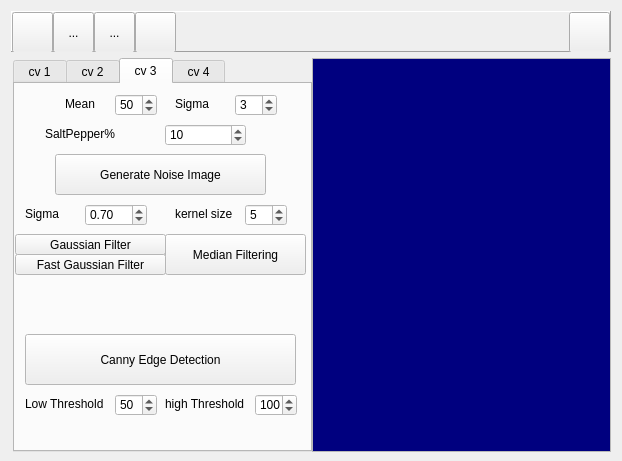
<?xml version="1.0" encoding="UTF-8"?>
<ui version="4.0">
 <class>MainFrame</class>
 <widget class="QDialog" name="MainFrame">
  <property name="geometry">
   <rect>
    <x>0</x>
    <y>0</y>
    <width>622</width>
    <height>461</height>
   </rect>
  </property>
  <property name="sizePolicy">
   <sizepolicy hsizetype="Preferred" vsizetype="Minimum">
    <horstretch>0</horstretch>
    <verstretch>0</verstretch>
   </sizepolicy>
  </property>
  <property name="minimumSize">
   <size>
    <width>0</width>
    <height>461</height>
   </size>
  </property>
  <property name="windowTitle">
   <string>Homeworks</string>
  </property>
  <property name="modal">
   <bool>false</bool>
  </property>
  <layout class="QVBoxLayout" name="verticalLayout">
   <item>
    <widget class="QFrame" name="frame">
     <property name="sizePolicy">
      <sizepolicy hsizetype="Preferred" vsizetype="Fixed">
       <horstretch>0</horstretch>
       <verstretch>0</verstretch>
      </sizepolicy>
     </property>
     <property name="minimumSize">
      <size>
       <width>0</width>
       <height>41</height>
      </size>
     </property>
     <property name="maximumSize">
      <size>
       <width>16777215</width>
       <height>41</height>
      </size>
     </property>
     <property name="frameShape">
      <enum>QFrame::Panel</enum>
     </property>
     <property name="frameShadow">
      <enum>QFrame::Raised</enum>
     </property>
     <layout class="QHBoxLayout" name="horizontalLayout_3">
      <property name="spacing">
       <number>0</number>
      </property>
      <property name="leftMargin">
       <number>0</number>
      </property>
      <property name="topMargin">
       <number>0</number>
      </property>
      <property name="rightMargin">
       <number>0</number>
      </property>
      <property name="bottomMargin">
       <number>0</number>
      </property>
      <item>
       <widget class="QToolButton" name="buttonOpen">
        <property name="enabled">
         <bool>true</bool>
        </property>
        <property name="sizePolicy">
         <sizepolicy hsizetype="Minimum" vsizetype="Minimum">
          <horstretch>0</horstretch>
          <verstretch>0</verstretch>
         </sizepolicy>
        </property>
        <property name="minimumSize">
         <size>
          <width>41</width>
          <height>41</height>
         </size>
        </property>
        <property name="maximumSize">
         <size>
          <width>41</width>
          <height>41</height>
         </size>
        </property>
        <property name="toolTip">
         <string>open an image file</string>
        </property>
        <property name="layoutDirection">
         <enum>Qt::LeftToRight</enum>
        </property>
        <property name="autoFillBackground">
         <bool>false</bool>
        </property>
        <property name="text">
         <string/>
        </property>
        <property name="icon">
         <iconset resource="images/mainframe.qrc">
          <normaloff>:/open.png</normaloff>:/open.png</iconset>
        </property>
        <property name="iconSize">
         <size>
          <width>41</width>
          <height>41</height>
         </size>
        </property>
        <property name="checkable">
         <bool>false</bool>
        </property>
        <property name="autoRepeat">
         <bool>false</bool>
        </property>
        <property name="autoExclusive">
         <bool>false</bool>
        </property>
        <property name="popupMode">
         <enum>QToolButton::DelayedPopup</enum>
        </property>
        <property name="toolButtonStyle">
         <enum>Qt::ToolButtonIconOnly</enum>
        </property>
        <property name="autoRaise">
         <bool>false</bool>
        </property>
       </widget>
      </item>
      <item>
       <widget class="QToolButton" name="toolButton_2">
        <property name="sizePolicy">
         <sizepolicy hsizetype="Minimum" vsizetype="Minimum">
          <horstretch>0</horstretch>
          <verstretch>0</verstretch>
         </sizepolicy>
        </property>
        <property name="minimumSize">
         <size>
          <width>41</width>
          <height>41</height>
         </size>
        </property>
        <property name="maximumSize">
         <size>
          <width>41</width>
          <height>41</height>
         </size>
        </property>
        <property name="text">
         <string>...</string>
        </property>
       </widget>
      </item>
      <item>
       <widget class="QToolButton" name="toolButton_3">
        <property name="sizePolicy">
         <sizepolicy hsizetype="Minimum" vsizetype="Minimum">
          <horstretch>0</horstretch>
          <verstretch>0</verstretch>
         </sizepolicy>
        </property>
        <property name="minimumSize">
         <size>
          <width>41</width>
          <height>41</height>
         </size>
        </property>
        <property name="maximumSize">
         <size>
          <width>41</width>
          <height>41</height>
         </size>
        </property>
        <property name="text">
         <string>...</string>
        </property>
       </widget>
      </item>
      <item>
       <widget class="QToolButton" name="buttonDeleteContents">
        <property name="sizePolicy">
         <sizepolicy hsizetype="Minimum" vsizetype="Minimum">
          <horstretch>0</horstretch>
          <verstretch>0</verstretch>
         </sizepolicy>
        </property>
        <property name="minimumSize">
         <size>
          <width>41</width>
          <height>41</height>
         </size>
        </property>
        <property name="maximumSize">
         <size>
          <width>41</width>
          <height>41</height>
         </size>
        </property>
        <property name="toolTip">
         <string>close all forms</string>
        </property>
        <property name="autoFillBackground">
         <bool>false</bool>
        </property>
        <property name="text">
         <string/>
        </property>
        <property name="icon">
         <iconset resource="images/mainframe.qrc">
          <normaloff>:/1-21.png</normaloff>:/1-21.png</iconset>
        </property>
        <property name="iconSize">
         <size>
          <width>41</width>
          <height>41</height>
         </size>
        </property>
       </widget>
      </item>
      <item>
       <spacer name="horizontalSpacer">
        <property name="orientation">
         <enum>Qt::Horizontal</enum>
        </property>
        <property name="sizeHint" stdset="0">
         <size>
          <width>40</width>
          <height>20</height>
         </size>
        </property>
       </spacer>
      </item>
      <item>
       <widget class="QToolButton" name="buttonShowList">
        <property name="sizePolicy">
         <sizepolicy hsizetype="Minimum" vsizetype="Minimum">
          <horstretch>0</horstretch>
          <verstretch>0</verstretch>
         </sizepolicy>
        </property>
        <property name="minimumSize">
         <size>
          <width>41</width>
          <height>41</height>
         </size>
        </property>
        <property name="maximumSize">
         <size>
          <width>41</width>
          <height>41</height>
         </size>
        </property>
        <property name="toolTip">
         <string>show the list view</string>
        </property>
        <property name="text">
         <string/>
        </property>
        <property name="icon">
         <iconset resource="images/mainframe.qrc">
          <normaloff>:/2-3.png</normaloff>:/2-3.png</iconset>
        </property>
        <property name="iconSize">
         <size>
          <width>82</width>
          <height>41</height>
         </size>
        </property>
       </widget>
      </item>
     </layout>
    </widget>
   </item>
   <item>
    <layout class="QHBoxLayout" name="horizontalLayout">
     <property name="spacing">
      <number>0</number>
     </property>
     <property name="leftMargin">
      <number>2</number>
     </property>
     <item>
      <widget class="QTabWidget" name="tabWidget">
       <property name="sizePolicy">
        <sizepolicy hsizetype="Fixed" vsizetype="Expanding">
         <horstretch>0</horstretch>
         <verstretch>0</verstretch>
        </sizepolicy>
       </property>
       <property name="minimumSize">
        <size>
         <width>299</width>
         <height>394</height>
        </size>
       </property>
       <property name="palette">
        <palette>
         <active>
          <colorrole role="Light">
           <brush brushstyle="SolidPattern">
            <color alpha="255">
             <red>255</red>
             <green>255</green>
             <blue>255</blue>
            </color>
           </brush>
          </colorrole>
          <colorrole role="Base">
           <brush brushstyle="SolidPattern">
            <color alpha="255">
             <red>255</red>
             <green>255</green>
             <blue>255</blue>
            </color>
           </brush>
          </colorrole>
          <colorrole role="Window">
           <brush brushstyle="SolidPattern">
            <color alpha="255">
             <red>255</red>
             <green>255</green>
             <blue>255</blue>
            </color>
           </brush>
          </colorrole>
          <colorrole role="NoRole">
           <brush brushstyle="SolidPattern">
            <color alpha="255">
             <red>255</red>
             <green>85</green>
             <blue>0</blue>
            </color>
           </brush>
          </colorrole>
         </active>
         <inactive>
          <colorrole role="Light">
           <brush brushstyle="SolidPattern">
            <color alpha="255">
             <red>255</red>
             <green>255</green>
             <blue>255</blue>
            </color>
           </brush>
          </colorrole>
          <colorrole role="Base">
           <brush brushstyle="SolidPattern">
            <color alpha="255">
             <red>255</red>
             <green>255</green>
             <blue>255</blue>
            </color>
           </brush>
          </colorrole>
          <colorrole role="Window">
           <brush brushstyle="SolidPattern">
            <color alpha="255">
             <red>255</red>
             <green>255</green>
             <blue>255</blue>
            </color>
           </brush>
          </colorrole>
          <colorrole role="NoRole">
           <brush brushstyle="SolidPattern">
            <color alpha="255">
             <red>255</red>
             <green>85</green>
             <blue>0</blue>
            </color>
           </brush>
          </colorrole>
         </inactive>
         <disabled>
          <colorrole role="Light">
           <brush brushstyle="SolidPattern">
            <color alpha="255">
             <red>255</red>
             <green>255</green>
             <blue>255</blue>
            </color>
           </brush>
          </colorrole>
          <colorrole role="Base">
           <brush brushstyle="SolidPattern">
            <color alpha="255">
             <red>255</red>
             <green>255</green>
             <blue>255</blue>
            </color>
           </brush>
          </colorrole>
          <colorrole role="Window">
           <brush brushstyle="SolidPattern">
            <color alpha="255">
             <red>255</red>
             <green>255</green>
             <blue>255</blue>
            </color>
           </brush>
          </colorrole>
          <colorrole role="NoRole">
           <brush brushstyle="SolidPattern">
            <color alpha="255">
             <red>255</red>
             <green>85</green>
             <blue>0</blue>
            </color>
           </brush>
          </colorrole>
         </disabled>
        </palette>
       </property>
       <property name="cursor">
        <cursorShape>ArrowCursor</cursorShape>
       </property>
       <property name="autoFillBackground">
        <bool>false</bool>
       </property>
       <property name="tabPosition">
        <enum>QTabWidget::North</enum>
       </property>
       <property name="tabShape">
        <enum>QTabWidget::Rounded</enum>
       </property>
       <property name="currentIndex">
        <number>2</number>
       </property>
       <property name="iconSize">
        <size>
         <width>31</width>
         <height>31</height>
        </size>
       </property>
       <property name="elideMode">
        <enum>Qt::ElideMiddle</enum>
       </property>
       <widget class="QWidget" name="tab_2">
        <attribute name="title">
         <string> cv 1 </string>
        </attribute>
        <widget class="QLabel" name="label_5">
         <property name="geometry">
          <rect>
           <x>50</x>
           <y>90</y>
           <width>31</width>
           <height>16</height>
          </rect>
         </property>
         <property name="text">
          <string>Hue</string>
         </property>
        </widget>
        <widget class="QSpinBox" name="spinHue">
         <property name="geometry">
          <rect>
           <x>75</x>
           <y>87</y>
           <width>61</width>
           <height>22</height>
          </rect>
         </property>
         <property name="alignment">
          <set>Qt::AlignCenter</set>
         </property>
         <property name="maximum">
          <number>360</number>
         </property>
         <property name="singleStep">
          <number>20</number>
         </property>
         <property name="value">
          <number>250</number>
         </property>
        </widget>
        <widget class="QLabel" name="label_6">
         <property name="geometry">
          <rect>
           <x>150</x>
           <y>90</y>
           <width>31</width>
           <height>16</height>
          </rect>
         </property>
         <property name="text">
          <string>Sat.</string>
         </property>
        </widget>
        <widget class="QDoubleSpinBox" name="spinSaturation">
         <property name="geometry">
          <rect>
           <x>173</x>
           <y>87</y>
           <width>62</width>
           <height>22</height>
          </rect>
         </property>
         <property name="alignment">
          <set>Qt::AlignCenter</set>
         </property>
         <property name="maximum">
          <double>1.000000000000000</double>
         </property>
         <property name="singleStep">
          <double>0.100000000000000</double>
         </property>
         <property name="value">
          <double>0.300000000000000</double>
         </property>
        </widget>
        <widget class="QPushButton" name="buttonSepiaTone">
         <property name="geometry">
          <rect>
           <x>40</x>
           <y>37</y>
           <width>201</width>
           <height>41</height>
          </rect>
         </property>
         <property name="autoFillBackground">
          <bool>false</bool>
         </property>
         <property name="text">
          <string>Sepia Tone</string>
         </property>
         <property name="iconSize">
          <size>
           <width>41</width>
           <height>41</height>
          </size>
         </property>
         <property name="checkable">
          <bool>false</bool>
         </property>
         <property name="autoRepeat">
          <bool>false</bool>
         </property>
         <property name="autoExclusive">
          <bool>false</bool>
         </property>
         <property name="autoDefault">
          <bool>true</bool>
         </property>
         <property name="flat">
          <bool>false</bool>
         </property>
        </widget>
        <widget class="QLabel" name="label_FromMax">
         <property name="geometry">
          <rect>
           <x>140</x>
           <y>240</y>
           <width>61</width>
           <height>20</height>
          </rect>
         </property>
         <property name="text">
          <string>FromMax</string>
         </property>
        </widget>
        <widget class="QLabel" name="label_FromMin">
         <property name="geometry">
          <rect>
           <x>10</x>
           <y>240</y>
           <width>61</width>
           <height>20</height>
          </rect>
         </property>
         <property name="text">
          <string>FromMin</string>
         </property>
        </widget>
        <widget class="QSpinBox" name="spinFromMin">
         <property name="geometry">
          <rect>
           <x>70</x>
           <y>240</y>
           <width>61</width>
           <height>22</height>
          </rect>
         </property>
         <property name="alignment">
          <set>Qt::AlignCenter</set>
         </property>
         <property name="maximum">
          <number>255</number>
         </property>
         <property name="singleStep">
          <number>10</number>
         </property>
         <property name="value">
          <number>100</number>
         </property>
        </widget>
        <widget class="QPushButton" name="buttonContrast">
         <property name="geometry">
          <rect>
           <x>40</x>
           <y>180</y>
           <width>201</width>
           <height>41</height>
          </rect>
         </property>
         <property name="autoFillBackground">
          <bool>false</bool>
         </property>
         <property name="text">
          <string>Luminance Contrast</string>
         </property>
         <property name="iconSize">
          <size>
           <width>41</width>
           <height>41</height>
          </size>
         </property>
         <property name="checkable">
          <bool>false</bool>
         </property>
         <property name="autoRepeat">
          <bool>false</bool>
         </property>
         <property name="autoExclusive">
          <bool>false</bool>
         </property>
         <property name="autoDefault">
          <bool>true</bool>
         </property>
         <property name="flat">
          <bool>false</bool>
         </property>
        </widget>
        <widget class="QSpinBox" name="spinFromMax">
         <property name="geometry">
          <rect>
           <x>200</x>
           <y>240</y>
           <width>61</width>
           <height>22</height>
          </rect>
         </property>
         <property name="alignment">
          <set>Qt::AlignCenter</set>
         </property>
         <property name="maximum">
          <number>255</number>
         </property>
         <property name="singleStep">
          <number>10</number>
         </property>
         <property name="value">
          <number>200</number>
         </property>
        </widget>
        <widget class="QSpinBox" name="spinToMin">
         <property name="geometry">
          <rect>
           <x>70</x>
           <y>280</y>
           <width>61</width>
           <height>22</height>
          </rect>
         </property>
         <property name="alignment">
          <set>Qt::AlignCenter</set>
         </property>
         <property name="maximum">
          <number>255</number>
         </property>
         <property name="singleStep">
          <number>10</number>
         </property>
         <property name="value">
          <number>0</number>
         </property>
        </widget>
        <widget class="QLabel" name="label_ToMin">
         <property name="geometry">
          <rect>
           <x>20</x>
           <y>280</y>
           <width>51</width>
           <height>20</height>
          </rect>
         </property>
         <property name="text">
          <string>ToMin</string>
         </property>
        </widget>
        <widget class="QLabel" name="label_ToMax">
         <property name="geometry">
          <rect>
           <x>140</x>
           <y>280</y>
           <width>51</width>
           <height>20</height>
          </rect>
         </property>
         <property name="text">
          <string>ToMax</string>
         </property>
        </widget>
        <widget class="QSpinBox" name="spinToMax">
         <property name="geometry">
          <rect>
           <x>200</x>
           <y>280</y>
           <width>61</width>
           <height>22</height>
          </rect>
         </property>
         <property name="alignment">
          <set>Qt::AlignCenter</set>
         </property>
         <property name="maximum">
          <number>255</number>
         </property>
         <property name="singleStep">
          <number>10</number>
         </property>
         <property name="value">
          <number>255</number>
         </property>
        </widget>
       </widget>
       <widget class="QWidget" name="tab_3">
        <attribute name="title">
         <string> cv 2 </string>
        </attribute>
        <widget class="QPushButton" name="buttonOtsuBetween">
         <property name="geometry">
          <rect>
           <x>30</x>
           <y>40</y>
           <width>231</width>
           <height>41</height>
          </rect>
         </property>
         <property name="text">
          <string>Otsu Thresholding</string>
         </property>
        </widget>
        <widget class="QPushButton" name="buttonLabeling">
         <property name="geometry">
          <rect>
           <x>30</x>
           <y>90</y>
           <width>231</width>
           <height>41</height>
          </rect>
         </property>
         <property name="text">
          <string>Otsu Thresholding + Labeling</string>
         </property>
        </widget>
        <widget class="QPushButton" name="buttonHistoEqualization">
         <property name="geometry">
          <rect>
           <x>30</x>
           <y>220</y>
           <width>231</width>
           <height>41</height>
          </rect>
         </property>
         <property name="text">
          <string>Histogram Equalization</string>
         </property>
        </widget>
        <widget class="QPushButton" name="buttonHistoMatching">
         <property name="geometry">
          <rect>
           <x>30</x>
           <y>270</y>
           <width>231</width>
           <height>41</height>
          </rect>
         </property>
         <property name="text">
          <string>Histogram Matching</string>
         </property>
        </widget>
       </widget>
       <widget class="QWidget" name="tab_4">
        <attribute name="title">
         <string> cv 3 </string>
        </attribute>
        <widget class="QPushButton" name="buttonGenerateNoise">
         <property name="geometry">
          <rect>
           <x>40</x>
           <y>70</y>
           <width>211</width>
           <height>41</height>
          </rect>
         </property>
         <property name="text">
          <string>Generate Noise Image</string>
         </property>
        </widget>
        <widget class="QPushButton" name="buttonGaussianFilter">
         <property name="geometry">
          <rect>
           <x>0</x>
           <y>150</y>
           <width>151</width>
           <height>21</height>
          </rect>
         </property>
         <property name="text">
          <string>Gaussian Filter</string>
         </property>
        </widget>
        <widget class="QPushButton" name="buttonMedianFilter">
         <property name="geometry">
          <rect>
           <x>150</x>
           <y>150</y>
           <width>141</width>
           <height>41</height>
          </rect>
         </property>
         <property name="text">
          <string>Median Filtering</string>
         </property>
        </widget>
        <widget class="QSpinBox" name="spinSigma">
         <property name="geometry">
          <rect>
           <x>220</x>
           <y>10</y>
           <width>42</width>
           <height>22</height>
          </rect>
         </property>
         <property name="minimum">
          <number>1</number>
         </property>
         <property name="maximum">
          <number>10</number>
         </property>
         <property name="value">
          <number>3</number>
         </property>
        </widget>
        <widget class="QLabel" name="label_Sigma">
         <property name="geometry">
          <rect>
           <x>160</x>
           <y>10</y>
           <width>51</width>
           <height>20</height>
          </rect>
         </property>
         <property name="text">
          <string>Sigma</string>
         </property>
        </widget>
        <widget class="QLabel" name="label_Mean">
         <property name="geometry">
          <rect>
           <x>50</x>
           <y>10</y>
           <width>51</width>
           <height>20</height>
          </rect>
         </property>
         <property name="text">
          <string>Mean</string>
         </property>
        </widget>
        <widget class="QSpinBox" name="spinMean">
         <property name="geometry">
          <rect>
           <x>100</x>
           <y>10</y>
           <width>42</width>
           <height>22</height>
          </rect>
         </property>
         <property name="minimum">
          <number>0</number>
         </property>
         <property name="maximum">
          <number>255</number>
         </property>
         <property name="value">
          <number>50</number>
         </property>
        </widget>
        <widget class="QLabel" name="label_SaltPepperPercent">
         <property name="geometry">
          <rect>
           <x>30</x>
           <y>40</y>
           <width>101</width>
           <height>20</height>
          </rect>
         </property>
         <property name="text">
          <string>SaltPepper%</string>
         </property>
        </widget>
        <widget class="QSpinBox" name="spinPercent">
         <property name="geometry">
          <rect>
           <x>150</x>
           <y>40</y>
           <width>81</width>
           <height>22</height>
          </rect>
         </property>
         <property name="minimum">
          <number>0</number>
         </property>
         <property name="maximum">
          <number>100</number>
         </property>
         <property name="singleStep">
          <number>10</number>
         </property>
         <property name="value">
          <number>10</number>
         </property>
        </widget>
        <widget class="QLabel" name="label_kernelsize">
         <property name="geometry">
          <rect>
           <x>160</x>
           <y>120</y>
           <width>61</width>
           <height>20</height>
          </rect>
         </property>
         <property name="text">
          <string>kernel size</string>
         </property>
        </widget>
        <widget class="QSpinBox" name="spinKernelSize">
         <property name="geometry">
          <rect>
           <x>230</x>
           <y>120</y>
           <width>42</width>
           <height>22</height>
          </rect>
         </property>
         <property name="minimum">
          <number>3</number>
         </property>
         <property name="maximum">
          <number>7</number>
         </property>
         <property name="singleStep">
          <number>2</number>
         </property>
         <property name="value">
          <number>5</number>
         </property>
        </widget>
        <widget class="QLabel" name="label_GaussianFIlterSigma">
         <property name="geometry">
          <rect>
           <x>10</x>
           <y>120</y>
           <width>41</width>
           <height>20</height>
          </rect>
         </property>
         <property name="text">
          <string>Sigma</string>
         </property>
        </widget>
        <widget class="QDoubleSpinBox" name="spinGaussianFIlterSigma">
         <property name="geometry">
          <rect>
           <x>70</x>
           <y>120</y>
           <width>62</width>
           <height>22</height>
          </rect>
         </property>
         <property name="minimum">
          <double>0.100000000000000</double>
         </property>
         <property name="maximum">
          <double>5.000000000000000</double>
         </property>
         <property name="singleStep">
          <double>0.100000000000000</double>
         </property>
         <property name="value">
          <double>0.700000000000000</double>
         </property>
        </widget>
        <widget class="QPushButton" name="buttonFastGaussianFilter">
         <property name="geometry">
          <rect>
           <x>0</x>
           <y>170</y>
           <width>151</width>
           <height>21</height>
          </rect>
         </property>
         <property name="text">
          <string>Fast Gaussian Filter</string>
         </property>
        </widget>
        <widget class="QPushButton" name="buttonCanny">
         <property name="geometry">
          <rect>
           <x>10</x>
           <y>250</y>
           <width>271</width>
           <height>51</height>
          </rect>
         </property>
         <property name="text">
          <string>Canny Edge Detection</string>
         </property>
        </widget>
        <widget class="QLabel" name="label_LowThreshold">
         <property name="geometry">
          <rect>
           <x>10</x>
           <y>310</y>
           <width>91</width>
           <height>20</height>
          </rect>
         </property>
         <property name="text">
          <string>Low Threshold</string>
         </property>
        </widget>
        <widget class="QSpinBox" name="spinLowThreshold">
         <property name="geometry">
          <rect>
           <x>100</x>
           <y>310</y>
           <width>42</width>
           <height>22</height>
          </rect>
         </property>
         <property name="minimum">
          <number>0</number>
         </property>
         <property name="maximum">
          <number>255</number>
         </property>
         <property name="value">
          <number>50</number>
         </property>
        </widget>
        <widget class="QLabel" name="label_HighThreshold">
         <property name="geometry">
          <rect>
           <x>150</x>
           <y>310</y>
           <width>91</width>
           <height>20</height>
          </rect>
         </property>
         <property name="text">
          <string>high Threshold</string>
         </property>
        </widget>
        <widget class="QSpinBox" name="spinHighThreshold">
         <property name="geometry">
          <rect>
           <x>240</x>
           <y>310</y>
           <width>42</width>
           <height>22</height>
          </rect>
         </property>
         <property name="minimum">
          <number>0</number>
         </property>
         <property name="maximum">
          <number>255</number>
         </property>
         <property name="value">
          <number>100</number>
         </property>
        </widget>
       </widget>
       <widget class="QWidget" name="tab">
        <attribute name="title">
         <string> cv 4 </string>
        </attribute>
       </widget>
      </widget>
     </item>
     <item>
      <widget class="QListWidget" name="listWidget">
       <property name="sizePolicy">
        <sizepolicy hsizetype="Ignored" vsizetype="Minimum">
         <horstretch>0</horstretch>
         <verstretch>0</verstretch>
        </sizepolicy>
       </property>
       <property name="minimumSize">
        <size>
         <width>0</width>
         <height>394</height>
        </size>
       </property>
       <property name="palette">
        <palette>
         <active>
          <colorrole role="WindowText">
           <brush brushstyle="SolidPattern">
            <color alpha="255">
             <red>255</red>
             <green>255</green>
             <blue>0</blue>
            </color>
           </brush>
          </colorrole>
          <colorrole role="Text">
           <brush brushstyle="SolidPattern">
            <color alpha="255">
             <red>255</red>
             <green>255</green>
             <blue>255</blue>
            </color>
           </brush>
          </colorrole>
          <colorrole role="Base">
           <brush brushstyle="SolidPattern">
            <color alpha="255">
             <red>0</red>
             <green>0</green>
             <blue>127</blue>
            </color>
           </brush>
          </colorrole>
          <colorrole role="PlaceholderText">
           <brush brushstyle="NoBrush">
            <color alpha="128">
             <red>255</red>
             <green>255</green>
             <blue>255</blue>
            </color>
           </brush>
          </colorrole>
         </active>
         <inactive>
          <colorrole role="WindowText">
           <brush brushstyle="SolidPattern">
            <color alpha="255">
             <red>255</red>
             <green>255</green>
             <blue>0</blue>
            </color>
           </brush>
          </colorrole>
          <colorrole role="Text">
           <brush brushstyle="SolidPattern">
            <color alpha="255">
             <red>255</red>
             <green>255</green>
             <blue>255</blue>
            </color>
           </brush>
          </colorrole>
          <colorrole role="Base">
           <brush brushstyle="SolidPattern">
            <color alpha="255">
             <red>0</red>
             <green>0</green>
             <blue>127</blue>
            </color>
           </brush>
          </colorrole>
          <colorrole role="PlaceholderText">
           <brush brushstyle="NoBrush">
            <color alpha="128">
             <red>255</red>
             <green>255</green>
             <blue>255</blue>
            </color>
           </brush>
          </colorrole>
         </inactive>
         <disabled>
          <colorrole role="WindowText">
           <brush brushstyle="SolidPattern">
            <color alpha="255">
             <red>120</red>
             <green>120</green>
             <blue>120</blue>
            </color>
           </brush>
          </colorrole>
          <colorrole role="Text">
           <brush brushstyle="SolidPattern">
            <color alpha="255">
             <red>120</red>
             <green>120</green>
             <blue>120</blue>
            </color>
           </brush>
          </colorrole>
          <colorrole role="Base">
           <brush brushstyle="SolidPattern">
            <color alpha="255">
             <red>240</red>
             <green>240</green>
             <blue>240</blue>
            </color>
           </brush>
          </colorrole>
          <colorrole role="PlaceholderText">
           <brush brushstyle="NoBrush">
            <color alpha="128">
             <red>255</red>
             <green>255</green>
             <blue>255</blue>
            </color>
           </brush>
          </colorrole>
         </disabled>
        </palette>
       </property>
       <property name="font">
        <font>
         <family>Times New Roman</family>
         <pointsize>10</pointsize>
        </font>
       </property>
      </widget>
     </item>
    </layout>
   </item>
  </layout>
 </widget>
 <layoutdefault spacing="6" margin="11"/>
 <resources>
  <include location="images/mainframe.qrc"/>
 </resources>
 <connections/>
</ui>
